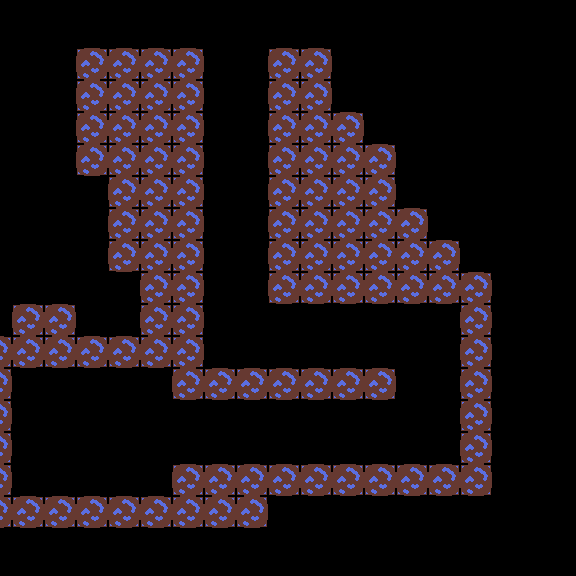

This game map was drawn from its Tiled (.tmx) file and the tilesets committed beside it. A one-line description and the full map source follow:
An orthogonal 18x18 tile map with 32x32 px tiles, 1 tile layer (Calque de Tile 1).

<map version="1.0" tiledversion="1.1.5" orientation="orthogonal" renderorder="right-down" width="18" height="18" tilewidth="32" tileheight="32" infinite="0" nextobjectid="1">
 <tileset firstgid="1" source="tileset.tsx" />
 <layer name="Calque de Tile 1" width="18" height="18" offsetx="-52" offsety="48">
  <data encoding="csv">
1,1,1,1,4,4,4,4,0,0,4,4,1,1,1,1,1,1,
0,1,1,1,4,4,4,4,0,0,4,4,1,1,1,1,1,1,
0,1,1,1,4,4,4,4,0,0,4,4,4,1,1,1,1,1,
0,1,1,1,4,4,4,4,0,0,4,4,4,4,1,1,1,1,
0,1,1,1,1,4,4,4,0,0,4,4,4,4,1,1,1,1,
0,1,1,1,1,4,4,4,0,0,4,4,4,4,4,1,1,1,
0,1,1,1,1,4,4,4,0,0,4,4,4,4,4,4,1,1,
0,1,1,1,1,1,4,4,0,0,4,4,4,4,4,4,4,1,
0,1,4,4,1,1,4,4,0,0,0,0,0,0,0,0,4,1,
0,4,4,4,4,4,4,4,0,0,0,0,0,0,0,0,4,1,
0,4,0,0,0,0,0,4,4,4,4,4,4,4,0,3,4,1,
0,4,0,3,0,0,0,0,0,0,0,0,0,0,0,0,4,1,
0,4,0,3,0,0,0,0,0,0,0,0,0,0,0,0,4,1,
0,4,0,1,1,1,1,4,4,4,4,4,4,4,4,4,4,1,
0,4,4,4,4,4,4,4,4,4,1,1,1,1,1,1,1,1,
0,1,1,1,1,1,1,1,1,1,1,1,1,1,1,1,1,1,
0,0,0,0,0,0,0,0,0,0,0,0,0,0,0,0,0,0,
0,0,0,0,0,0,0,0,0,0,0,0,0,0,0,0,0,0
</data>
 </layer>
</map>
